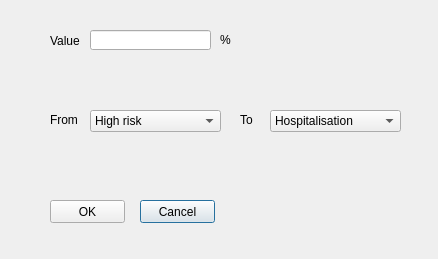
<?xml version="1.0" encoding="UTF-8"?>
<ui version="4.0">
    <class>Dialog</class>
    <widget class="QDialog" name="Dialog">
        <property name="geometry">
            <rect>
                <x>0</x>
                <y>0</y>
                <width>438</width>
                <height>259</height>
            </rect>
        </property>
        <property name="windowTitle">
            <string>New Arrow</string>
        </property>
        <widget class="QLabel" name="label">
            <property name="geometry">
                <rect>
                    <x>50</x>
                    <y>20</y>
                    <width>46</width>
                    <height>41</height>
                </rect>
            </property>
            <property name="text">
                <string>Value</string>
            </property>
        </widget>
        <widget class="QLineEdit" name="lineEdit">
            <property name="geometry">
                <rect>
                    <x>90</x>
                    <y>30</y>
                    <width>121</width>
                    <height>20</height>
                </rect>
            </property>
        </widget>
        <widget class="QLabel" name="label_2">
            <property name="geometry">
                <rect>
                    <x>50</x>
                    <y>110</y>
                    <width>31</width>
                    <height>20</height>
                </rect>
            </property>
            <property name="text">
                <string>From </string>
            </property>
        </widget>
        <widget class="QLabel" name="label_3">
            <property name="geometry">
                <rect>
                    <x>240</x>
                    <y>110</y>
                    <width>31</width>
                    <height>20</height>
                </rect>
            </property>
            <property name="text">
                <string>To </string>
            </property>
        </widget>
        <widget class="QPushButton" name="pushButton">
            <property name="geometry">
                <rect>
                    <x>140</x>
                    <y>200</y>
                    <width>75</width>
                    <height>23</height>
                </rect>
            </property>
            <property name="text">
                <string>Cancel</string>
            </property>
        </widget>
        <widget class="QPushButton" name="pushButton_2">
            <property name="geometry">
                <rect>
                    <x>50</x>
                    <y>200</y>
                    <width>75</width>
                    <height>23</height>
                </rect>
            </property>
            <property name="text">
                <string>OK</string>
            </property>
        </widget>
        <widget class="QComboBox" name="comboBox">
            <property name="geometry">
                <rect>
                    <x>90</x>
                    <y>110</y>
                    <width>131</width>
                    <height>22</height>
                </rect>
            </property>
            <item>
                <property name="text">
                    <string>High risk</string>
                </property>
            </item>
        </widget>
        <widget class="QComboBox" name="comboBox_2">
            <property name="geometry">
                <rect>
                    <x>270</x>
                    <y>110</y>
                    <width>131</width>
                    <height>22</height>
                </rect>
            </property>
            <item>
                <property name="text">
                    <string>Hospitalisation</string>
                </property>
            </item>
            <item>
                <property name="text">
                    <string>High risk</string>
                </property>
            </item>
        </widget>
        <widget class="QLabel" name="label_4">
            <property name="geometry">
                <rect>
                    <x>220</x>
                    <y>30</y>
                    <width>16</width>
                    <height>20</height>
                </rect>
            </property>
            <property name="text">
                <string>%</string>
            </property>
        </widget>
    </widget>
    <resources/>
    <connections/>
</ui>
